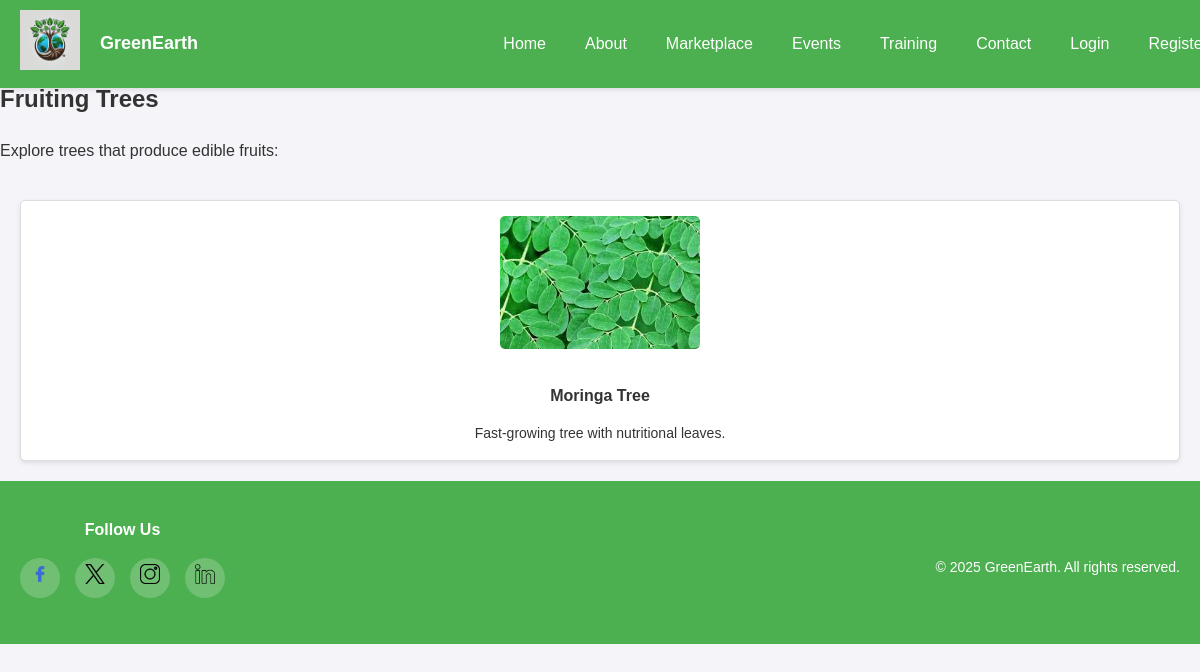
The page /fruiting_trees.php on the database as committed earlier.
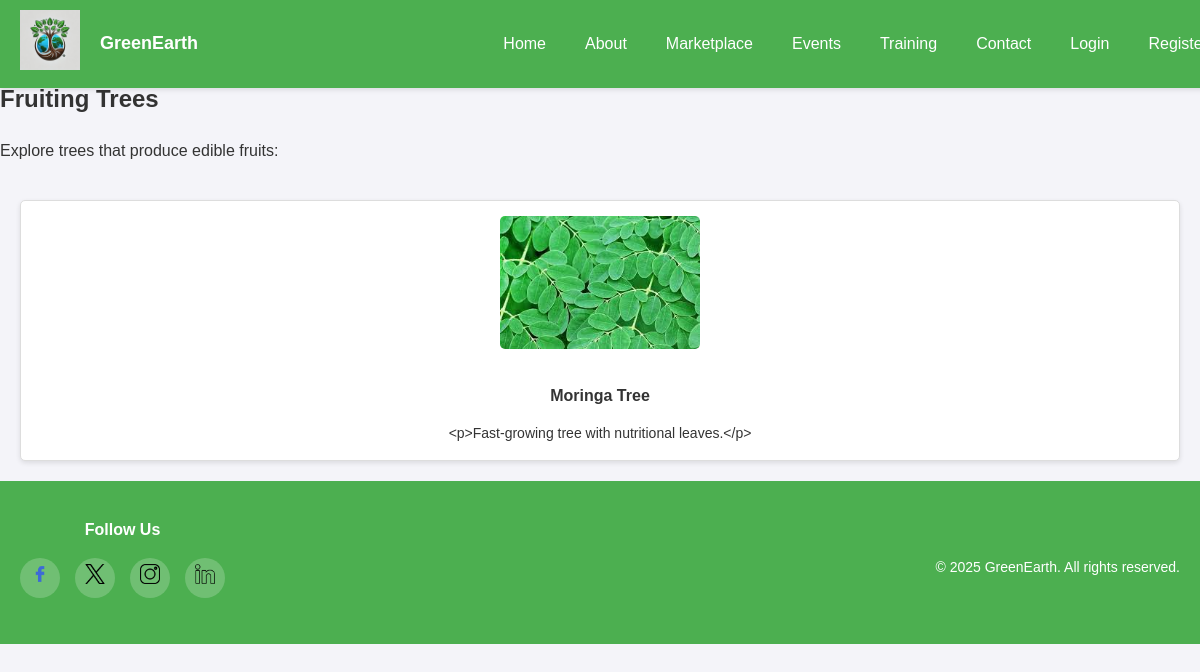
The same page on the database as committed later.
### tables this page shows
CREATE TABLE `seedlings` (
  `id` int(11) NOT NULL,
  `name` varchar(255) NOT NULL,
  `description` text DEFAULT NULL,
  `price` decimal(10,2) DEFAULT NULL,
  `image` varchar(255) DEFAULT NULL,
  `created_at` timestamp NOT NULL DEFAULT current_timestamp(),
  `region` varchar(255) NOT NULL,
  `height` enum('tall','short') DEFAULT NULL,
  `fruit` enum('edible','non-edible') DEFAULT NULL,
  `purpose` enum('ornamental','timber','shade') DEFAULT NULL,
  `stock` int(11) DEFAULT 0
);

### fruiting_trees.php (the view, shortened to what this page needs)
<?php
include 'php/header.php'; ?>
<section class="fruiting-trees">
    <h1>Fruiting Trees</h1>
    <p>Explore trees that produce edible fruits:</p>
    <div class="tree-cards">
        <?php
        include 'php/db.php';
        $sql = "SELECT * FROM seedlings WHERE fruit = 'edible'";
        $result = $conn->query($sql);
        if ($result->num_rows > 0) {
            while ($row = $result->fetch_assoc()) {
                echo '<div class="tree-card">';
                echo '<img src="' . htmlspecialchars($row['image']) . '" alt="' . htmlspecialchars($row['name']) . '">';
                echo '<h3>' . htmlspecialchars($row['name']) . '</h3>';
                echo '<p>' . htmlspecialchars($row['description']) . '</p>';
                echo '</div>';
            }
        } else {
            echo '<p>No fruiting trees found.</p>';
        }
        ?>
    </div>
</section>
<?php include 'php/footer.php'; ?>

Rows that differ between the two databases and show on the page:
changed seedlings "Moringa Tree": description "Fast-growing tree with nutritional leaves." → "<p>Fast-growing tree with nutritional leaves.</p>"
